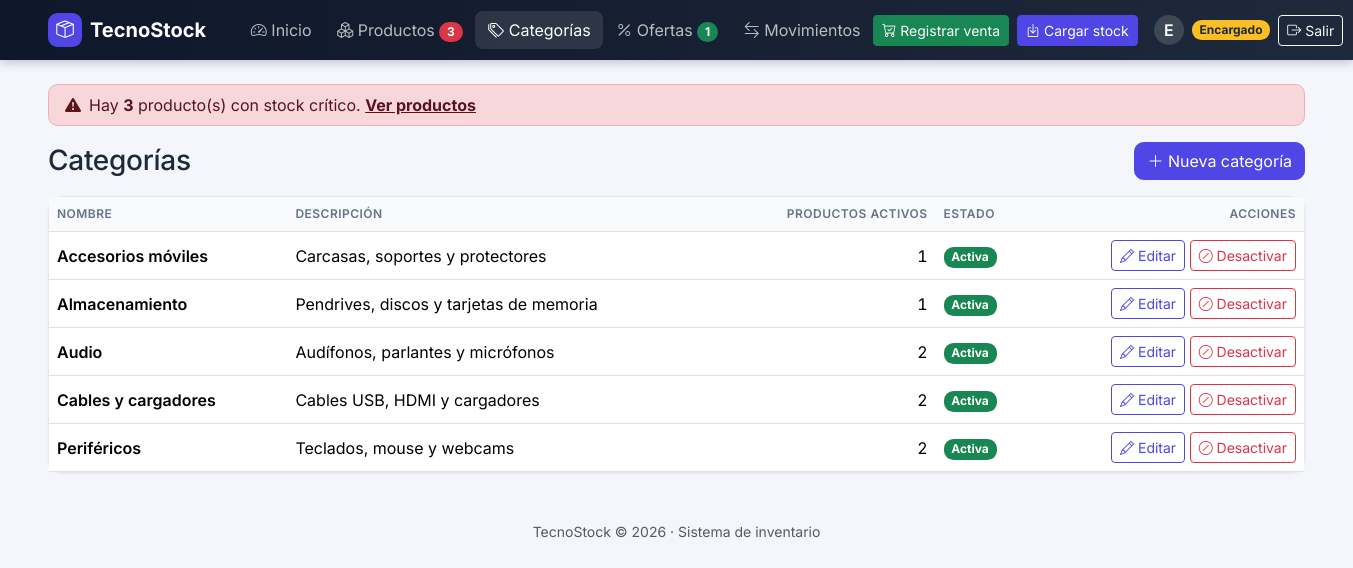
Screenshot of /categorias/index.php (signed in) with the database file from the repository.
### tables this page shows
CREATE TABLE categoria (
    id_categoria INT          NOT NULL AUTO_INCREMENT,
    nombre       VARCHAR(60)  NOT NULL,
    descripcion  VARCHAR(255) NULL,
    estado       TINYINT(1)   NOT NULL DEFAULT 1,

    PRIMARY KEY (id_categoria),
    CONSTRAINT uq_categoria_nombre  UNIQUE (nombre),
    CONSTRAINT chk_categoria_estado CHECK (estado IN (0, 1))
);

### includes/funciones.php (called while the page is built, shortened)
<?php
function e($texto): string
{
    return htmlspecialchars((string) $texto, ENT_QUOTES, 'UTF-8');
}

### categorias/index.php (the view, shortened to what this page needs)
<?php
require_once __DIR__ . '/../includes/sesion.php';
$categorias = $pdo->query(
    'SELECT c.id_categoria, c.nombre, c.descripcion, c.estado,
            COUNT(p.id_producto) AS productos_activos
     FROM categoria c
     LEFT JOIN producto p ON p.id_categoria = c.id_categoria AND p.estado = 1
     GROUP BY c.id_categoria, c.nombre, c.descripcion, c.estado
     ORDER BY c.estado DESC, c.nombre'
)->fetchAll();
require __DIR__ . '/../includes/header.php';
?>
<div class="d-flex justify-content-between align-items-center mb-3">
    <h1 class="h3 mb-0">Categorías</h1>
    <a href="form.php" class="btn btn-primary">
        <i class="bi bi-plus-lg"></i> Nueva categoría
    </a>
</div>
<div class="card">
    <div class="table-responsive">
        <table class="table table-hover align-middle mb-0">
            <thead>
                <tr>
                    <th>Nombre</th>
                    <th>Descripción</th>
                    <th class="num">Productos activos</th>
                    <th>Estado</th>
                    <th class="text-end">Acciones</th>
                </tr>
            </thead>
            <tbody>
            <?php foreach ($categorias as $c): ?>
                <tr class="<?= $c['estado'] ? '' : 'fila-inactiva' ?>">
                    <td class="fw-semibold"><?= e($c['nombre']) ?></td>
                    <td><?= e($c['descripcion']) ?></td>
                    <td class="num"><?= (int) $c['productos_activos'] ?></td>
                    <td>
                        <?php if ($c['estado']): ?>
                            <span class="badge bg-success">Activa</span>
                        <?php else: ?>
                            <span class="badge bg-secondary">Inactiva</span>
                        <?php endif; ?>
                    </td>
                    <td class="text-end text-nowrap">
                        <a href="form.php?id=<?= (int) $c['id_categoria'] ?>" class="btn btn-sm btn-outline-primary">
                            <i class="bi bi-pencil"></i> Editar
                        </a>
                        <form method="post" action="estado.php" class="d-inline"
                              data-confirm="<?= $c['estado']
                                  ? '¿Desactivar la categoría ' . e($c['nombre']) . '?'
                                  : '¿Activar la categoría ' . e($c['nombre']) . '?' ?>">
                            <?php if ($c['estado']): ?>
                                <button class="btn btn-sm btn-outline-danger"><i class="bi bi-slash-circle"></i> Desactivar</button>
                            <?php else: ?>
                                <button class="btn btn-sm btn-outline-success"><i class="bi bi-check-circle"></i> Activar</button>
                            <?php endif; ?>
                        </form>
                    </td>
                </tr>
            <?php endforeach; ?>
            </tbody>
        </table>
    </div>
</div>
<?php require __DIR__ . '/../includes/footer.php'; ?>

### assets/css/estilos.css (style rules this page uses)
:root { --marca: #4f46e5; --marca-oscuro: #4338ca; --marca-suave: #eef2ff; --fondo: #f4f6fb; --nav-1: #0f172a; --nav-2: #1e293b; --bs-body-font-family: 'Inter', system-ui, -apple-system, 'Segoe UI', sans-serif; --bs-primary: #4f46e5; --bs-primary-rgb: 79, 70, 229; --bs-link-color: #4f46e5; --bs-link-color-rgb: 79, 70, 229; --bs-link-hover-color: #4338ca; --bs-border-radius: .6rem; }
body.app { background-color: var(--fondo); color: #1e293b; }
.btn-primary { --bs-btn-bg: var(--marca); --bs-btn-border-color: var(--marca); --bs-btn-hover-bg: var(--marca-oscuro); --bs-btn-hover-border-color: var(--marca-oscuro); --bs-btn-active-bg: var(--marca-oscuro); --bs-btn-active-border-color: var(--marca-oscuro); --bs-btn-disabled-bg: var(--marca); --bs-btn-disabled-border-color: var(--marca); }
.btn-outline-primary { --bs-btn-color: var(--marca); --bs-btn-border-color: var(--marca); --bs-btn-hover-bg: var(--marca); --bs-btn-hover-border-color: var(--marca); --bs-btn-active-bg: var(--marca-oscuro); --bs-btn-active-border-color: var(--marca-oscuro); }
.card { border: 1px solid #e5e7eb; border-radius: .9rem; box-shadow: 0 1px 3px rgba(15, 23, 42, .06); }
.table > thead th { font-size: .75rem; text-transform: uppercase; letter-spacing: .04em; color: #64748b; font-weight: 600; background: #f8fafc; }
h1 { font-weight: 700; letter-spacing: -.01em; }
.num { text-align: right; font-variant-numeric: tabular-nums; white-space: nowrap; }

### rows the page displays
categoria: nombre "Accesorios móviles", descripcion "Carcasas, soportes y protectores", productos_activos "1", estado "Activa"
categoria: nombre "Almacenamiento", descripcion "Pendrives, discos y tarjetas de memoria", productos_activos "1", estado "Activa"
categoria: nombre "Audio", descripcion "Audífonos, parlantes y micrófonos", productos_activos "2", estado "Activa"
categoria: nombre "Cables y cargadores", descripcion "Cables USB, HDMI y cargadores", productos_activos "2", estado "Activa"
categoria: nombre "Periféricos", descripcion "Teclados, mouse y webcams", productos_activos "2", estado "Activa"

### other values shown
$criticos "3"
$ofertasActivas "1"
$inicial "E"
